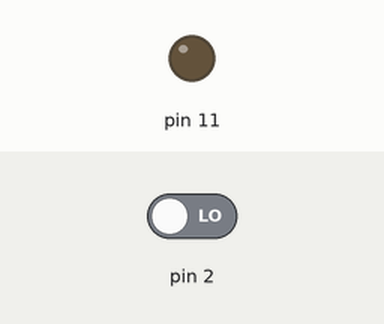
The sketch below on a simulated Arduino Uno, built with avr-gcc and run on an emulated ATmega328P. Shown: output pins drawn as LEDs (lit = HIGH). The test bench sets the inputs (shaded band); at power-on: pin 2 LOW. What the sketch prints to the serial monitor is not drawn.

Above: at 1.2 s.
1.3 s: pin 2 driven HIGH
At 2.4 s:
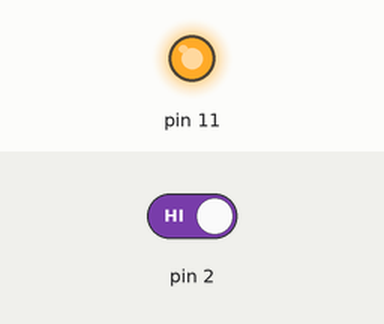
2.8 s: pin 2 driven LOW
At 3.6 s:
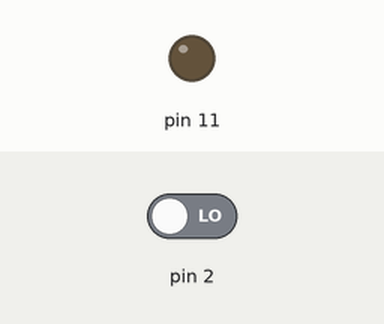
Timing chart, 0 to 5.8 s (numbered marks = the images above; inputs shaded):
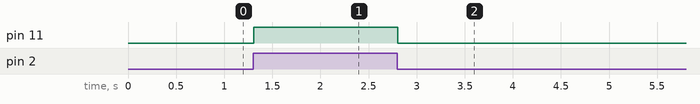

The sketch:

18_digitalRead_digitalWrtie.ino
```cpp
void setup() {
  pinMode(2, INPUT);
  pinMode(11, OUTPUT);
  Serial.begin(9600);

}

void loop() {
  int buttoninput = digitalRead(2);
  Serial.println (digitalRead(2));
  if (buttoninput == 1) {
      digitalWrite(11, HIGH);
  }
  else {
      digitalWrite(11, LOW);
  }
}
```

Measured:
- after the input at 1.3 s, pin 11: LOW → HIGH at once
- after the input at 2.8 s, pin 11: HIGH → LOW at once
